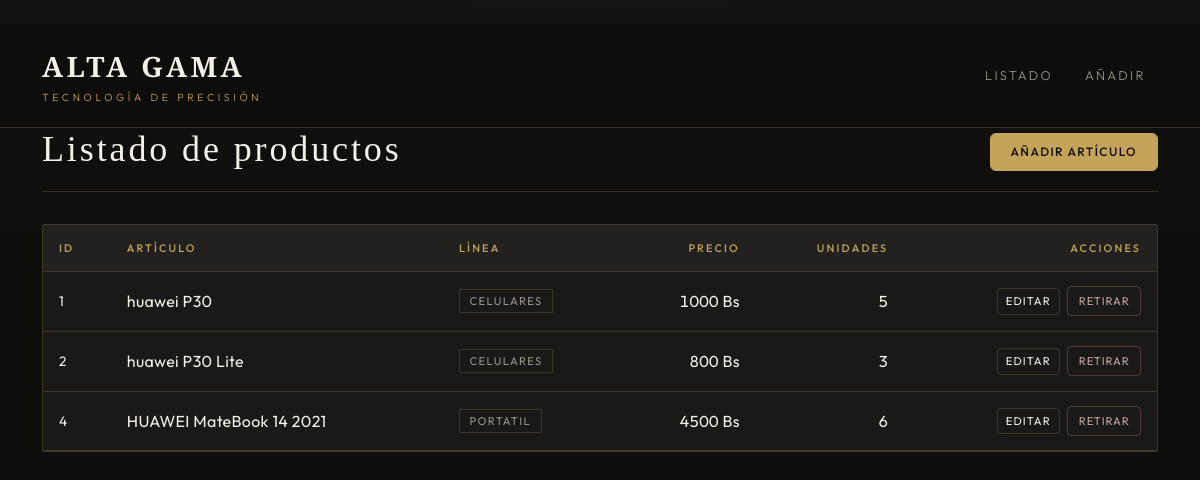
The page / on the database its author committed.
### tables this page shows
CREATE TABLE productos (
                id INTEGER PRIMARY KEY AUTOINCREMENT,
                nombre TEXT NOT NULL,
                categoria TEXT NOT NULL,
                precio REAL NOT NULL,
                stock INTEGER NOT NULL
            );

### app.py (the view)
@app.route("/")
def listar():
    with get_db() as db:
        filas = db.execute(
            "SELECT id, nombre, categoria, precio, stock FROM productos ORDER BY id"
        ).fetchall()
    productos = [dict(f) for f in filas]
    return render_template("index.html", productos=productos)

### app.py (called while the page is built)
def get_db():
    conn = sqlite3.connect(DATABASE)
    conn.row_factory = sqlite3.Row
    return conn

### templates/index.html (shortened to what this page needs)
{% extends "base.html" %}
{% block content %}
<div class="d-flex flex-column flex-md-row justify-content-md-between align-items-md-end gap-3 ag-hero">
    <div>
        <h1 class="mb-0">Listado de productos</h1>
    </div>
    <a href="{{ url_for('registrar') }}" class="btn ag-btn-gold">Añadir artículo</a>
</div>
{% if productos %}
<div class="ag-table-card">
    <div class="table-responsive">
        <table class="table ag-table table-hover">
            <thead>
            <tr>
                <th scope="col">ID</th>
                <th scope="col">Artículo</th>
                <th scope="col">Línea</th>
                <th scope="col" class="text-end">Precio</th>
                <th scope="col" class="text-end">Unidades</th>
                <th scope="col" class="text-end">Acciones</th>
            </tr>
            </thead>
            <tbody>
            {% for p in productos %}
                <tr>
                    <td class="ag-id">{{ p.id }}</td>
                    <td class="ag-name">{{ p.nombre }}</td>
                    <td><span class="ag-cat">{{ p.categoria }}</span></td>
                    <td class="text-end ag-price">{{ p.precio|int }}&nbsp;Bs</td>
                    <td class="text-end ag-price">{{ p.stock }}</td>
                    <td class="text-end text-nowrap">
                        <a href="{{ url_for('editar', producto_id=p.id) }}" class="btn btn-sm ag-btn-ghost me-1">Editar</a>
                        <form class="d-inline" method="post" action="{{ url_for('eliminar', producto_id=p.id) }}"
                              onsubmit="return confirm('¿Retirar este artículo del catálogo?');">
                            <button type="submit" class="btn btn-sm ag-btn-retire">Retirar</button>
                        </form>
                    </td>
                </tr>
            {% endfor %}
            </tbody>
        </table>
    </div>
</div>
{% else %}
<div class="ag-empty">
    La colección está vacía. <a href="{{ url_for('registrar') }}">Añadir el primer artículo</a>.
</div>
{% endif %}
{% endblock %}

### templates/base.html (shortened to what this page needs)
git <!DOCTYPE html>
<html lang="es">
<head>
    <link href="https://cdn.jsdelivr.net/npm/bootstrap@5.3.3/dist/css/bootstrap.min.css" rel="stylesheet"
>
</head>
<body class="ag-body">
<nav class="navbar navbar-expand-lg ag-nav">
    <div class="container">
        <a class="navbar-brand ag-brand" href="{{ url_for('listar') }}">
            Alta Gama
            <small>tecnología de precisión</small>
        </a>
        <div class="navbar-nav ms-auto flex-row gap-1 gap-md-2">
            <a class="nav-link" href="{{ url_for('listar') }}">Listado</a>
            <a class="nav-link" href="{{ url_for('registrar') }}">Añadir</a>
        </div>
    </div>
</nav>
<main class="container pb-5 ag-main">
    {% block content %}{% endblock %}
</main>
</body>
</html>

### templates/base.html (style rules this page uses)
:root { --ag-bg: #0f0e0d; --ag-surface: #1a1918; --ag-elevated: #22211f; --ag-cream: #f4f0e8; --ag-muted: #9a948a; --ag-gold: #c4a35a; --ag-gold-dim: #8a753f; --ag-line: rgba(196, 163, 90, 0.22); }
body.ag-body { font-family: "Outfit", system-ui, sans-serif; font-weight: 300; color: var(--ag-cream); background: var(--ag-bg); min-height: 100vh; letter-spacing: 0.02em; }
body.ag-body::before { content: ""; position: fixed; inset: 0; background: radial-gradient(ellipse 80% 50% at 50% -20%, rgba(196, 163, 90, 0.08), transparent 50%), linear-gradient(180deg, #121110 0%, var(--ag-bg) 35%); pointer-events: none; z-index: 0; }
.ag-nav { position: relative; z-index: 10; background: rgba(15, 14, 13, 0.92) !important; border-bottom: 1px solid var(--ag-line); padding-top: 1rem; padding-bottom: 1rem; }
.ag-brand { font-family: "Cormorant Garamond", Georgia, serif; font-weight: 600; font-size: 1.75rem; letter-spacing: 0.12em; text-transform: uppercase; color: var(--ag-cream) !important; }
.ag-brand small { display: block; font-family: "Outfit", sans-serif; font-size: 0.65rem; font-weight: 300; letter-spacing: 0.35em; text-transform: uppercase; color: var(--ag-gold); margin-top: 0.2rem; }
.ag-nav .nav-link { color: var(--ag-muted) !important; font-size: 0.8rem; letter-spacing: 0.18em; text-transform: uppercase; padding: 0.5rem 0.75rem !important; }
.ag-main { position: relative; z-index: 1; }
.ag-btn-gold { --bs-btn-color: var(--ag-bg); --bs-btn-bg: var(--ag-gold); --bs-btn-border-color: var(--ag-gold); --bs-btn-hover-bg: #d4b56a; --bs-btn-hover-border-color: #d4b56a; --bs-btn-font-weight: 500; letter-spacing: 0.12em; text-transform: uppercase; font-size: 0.75rem; padding: 0.55rem 1.25rem; }
.ag-btn-ghost { --bs-btn-color: var(--ag-cream); --bs-btn-border-color: var(--ag-line); --bs-btn-hover-bg: rgba(196, 163, 90, 0.12); --bs-btn-hover-border-color: var(--ag-gold); letter-spacing: 0.1em; text-transform: uppercase; font-size: 0.7rem; }

### templates/index.html (style rules this page uses)
.ag-hero { margin-bottom: 2rem; padding-bottom: 1.25rem; border-bottom: 1px solid var(--ag-line); }
.ag-hero h1 { font-family: "Cormorant Garamond", Georgia, serif; font-weight: 500; font-size: clamp(1.75rem, 4vw, 2.25rem); letter-spacing: 0.08em; color: var(--ag-cream); }
.ag-table-card { background: var(--ag-surface); border: 1px solid var(--ag-line); border-radius: 2px; overflow: hidden; }
.ag-table { --bs-table-bg: transparent; --bs-table-color: var(--ag-cream); margin: 0; }
.ag-table thead th { font-size: 0.68rem; letter-spacing: 0.2em; text-transform: uppercase; font-weight: 500; color: var(--ag-gold); background: var(--ag-elevated) !important; border-color: var(--ag-line) !important; padding: 1rem 1rem; }
.ag-table tbody td { border-color: var(--ag-line) !important; padding: 0.9rem 1rem; vertical-align: middle; }
.ag-cat { display: inline-block; font-size: 0.7rem; letter-spacing: 0.12em; text-transform: uppercase; color: var(--ag-muted); border: 1px solid var(--ag-line); padding: 0.25rem 0.6rem; border-radius: 1px; }
.ag-price { font-variant-numeric: tabular-nums; color: var(--ag-cream); }
.ag-id { color: var(--ag-muted); font-size: 0.85rem; }
.ag-name { font-weight: 400; }
.ag-btn-retire { border: 1px solid rgba(150, 95, 88, 0.45) !important; color: #c4a6a0 !important; background: transparent !important; font-size: 0.7rem; letter-spacing: 0.08em; text-transform: uppercase; padding: 0.35rem 0.65rem; }

### rows shown on the page
productos: id "1", nombre "huawei P30", categoria "CELULARES", precio "1000", stock "5"
productos: id "2", nombre "huawei P30 Lite", categoria "CELULARES", precio "800", stock "3"
productos: id "4", nombre "HUAWEI MateBook 14 2021", categoria "PORTATIL", precio "4500", stock "6"
